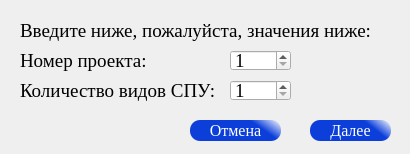
<?xml version="1.0" encoding="UTF-8"?>
<ui version="4.0">
 <class>Dialog</class>
 <widget class="QDialog" name="Dialog">
  <property name="geometry">
   <rect>
    <x>0</x>
    <y>0</y>
    <width>410</width>
    <height>154</height>
   </rect>
  </property>
  <property name="minimumSize">
   <size>
    <width>410</width>
    <height>154</height>
   </size>
  </property>
  <property name="maximumSize">
   <size>
    <width>410</width>
    <height>154</height>
   </size>
  </property>
  <property name="windowTitle">
   <string>Количество СПУ</string>
  </property>
  <property name="styleSheet">
   <string notr="true"/>
  </property>
  <widget class="QLabel" name="label_dscr_of_error">
   <property name="geometry">
    <rect>
     <x>20</x>
     <y>20</y>
     <width>431</width>
     <height>31</height>
    </rect>
   </property>
   <property name="font">
    <font>
     <family>Times New Roman</family>
     <pointsize>14</pointsize>
     <weight>9</weight>
     <italic>false</italic>
     <bold>false</bold>
    </font>
   </property>
   <property name="styleSheet">
    <string notr="true">font: 75 14pt &quot;Times New Roman&quot;;</string>
   </property>
   <property name="text">
    <string>Введите ниже, пожалуйста, значения ниже:</string>
   </property>
   <property name="alignment">
    <set>Qt::AlignLeading|Qt::AlignLeft|Qt::AlignTop</set>
   </property>
   <property name="wordWrap">
    <bool>true</bool>
   </property>
  </widget>
  <widget class="QSpinBox" name="spinBox">
   <property name="geometry">
    <rect>
     <x>230</x>
     <y>80</y>
     <width>61</width>
     <height>21</height>
    </rect>
   </property>
   <property name="font">
    <font>
     <family>Times New Roman</family>
     <pointsize>14</pointsize>
    </font>
   </property>
   <property name="minimum">
    <number>1</number>
   </property>
  </widget>
  <widget class="QPushButton" name="nextButton">
   <property name="geometry">
    <rect>
     <x>310</x>
     <y>120</y>
     <width>81</width>
     <height>21</height>
    </rect>
   </property>
   <property name="font">
    <font>
     <family>Times New Roman</family>
     <pointsize>12</pointsize>
    </font>
   </property>
   <property name="styleSheet">
    <string notr="true">QPushButton{
     background-color: qlineargradient(spread:pad, x1:0.584682, y1:0.136, x2:1, y2:0, stop:0.25 rgba(12, 63, 218, 255), stop:1 rgba(255, 255, 255, 255));
     border-style: outset;
     border-radius: 10px;
	 color:white;
 }

QPushButton:hover{
     background-color:qlineargradient(spread:pad, x1:0, y1:0, x2:1, y2:0, stop:0 rgba(0, 171, 0, 255), stop:1 rgba(255, 255, 255, 255));
     border-style: inset;
	 color:black;
 }</string>
   </property>
   <property name="text">
    <string>Далее</string>
   </property>
  </widget>
  <widget class="QPushButton" name="clouse_btn">
   <property name="geometry">
    <rect>
     <x>190</x>
     <y>120</y>
     <width>91</width>
     <height>21</height>
    </rect>
   </property>
   <property name="font">
    <font>
     <family>Times New Roman</family>
     <pointsize>12</pointsize>
    </font>
   </property>
   <property name="styleSheet">
    <string notr="true">QPushButton{
     background-color: qlineargradient(spread:pad, x1:0.584682, y1:0.136, x2:1, y2:0, stop:0.25 rgba(12, 63, 218, 255), stop:1 rgba(255, 255, 255, 255));
     border-style: outset;
     border-radius: 10px;
	 color:white;
 }

QPushButton:hover{
     background-color:qlineargradient(spread:reflect, x1:0, y1:0.261, x2:0.989, y2:0, stop:0.267045 rgba(255, 0, 0, 255), stop:1 rgba(255, 255, 255, 255));
     border-style: inset;
	 color:black;
 }
</string>
   </property>
   <property name="text">
    <string>Отмена</string>
   </property>
  </widget>
  <widget class="QLabel" name="label_dscr_of_error_2">
   <property name="geometry">
    <rect>
     <x>20</x>
     <y>80</y>
     <width>211</width>
     <height>31</height>
    </rect>
   </property>
   <property name="font">
    <font>
     <family>Times New Roman</family>
     <pointsize>14</pointsize>
     <weight>9</weight>
     <italic>false</italic>
     <bold>false</bold>
    </font>
   </property>
   <property name="styleSheet">
    <string notr="true">font: 75 14pt &quot;Times New Roman&quot;;</string>
   </property>
   <property name="text">
    <string>Количество видов СПУ:</string>
   </property>
   <property name="alignment">
    <set>Qt::AlignLeading|Qt::AlignLeft|Qt::AlignTop</set>
   </property>
   <property name="wordWrap">
    <bool>true</bool>
   </property>
  </widget>
  <widget class="QLabel" name="label_dscr_of_error_3">
   <property name="geometry">
    <rect>
     <x>20</x>
     <y>50</y>
     <width>131</width>
     <height>31</height>
    </rect>
   </property>
   <property name="font">
    <font>
     <family>Times New Roman</family>
     <pointsize>14</pointsize>
     <weight>9</weight>
     <italic>false</italic>
     <bold>false</bold>
    </font>
   </property>
   <property name="styleSheet">
    <string notr="true">font: 75 14pt &quot;Times New Roman&quot;;</string>
   </property>
   <property name="text">
    <string>Номер проекта:</string>
   </property>
   <property name="alignment">
    <set>Qt::AlignLeading|Qt::AlignLeft|Qt::AlignTop</set>
   </property>
   <property name="wordWrap">
    <bool>true</bool>
   </property>
  </widget>
  <widget class="QSpinBox" name="numb_prog_spinBox">
   <property name="geometry">
    <rect>
     <x>230</x>
     <y>50</y>
     <width>61</width>
     <height>21</height>
    </rect>
   </property>
   <property name="font">
    <font>
     <family>Times New Roman</family>
     <pointsize>14</pointsize>
    </font>
   </property>
   <property name="minimum">
    <number>1</number>
   </property>
  </widget>
 </widget>
 <resources/>
 <connections>
  <connection>
   <sender>clouse_btn</sender>
   <signal>clicked()</signal>
   <receiver>Dialog</receiver>
   <slot>close()</slot>
   <hints>
    <hint type="sourcelabel">
     <x>50</x>
     <y>120</y>
    </hint>
    <hint type="destinationlabel">
     <x>200</x>
     <y>76</y>
    </hint>
   </hints>
  </connection>
 </connections>
</ui>
